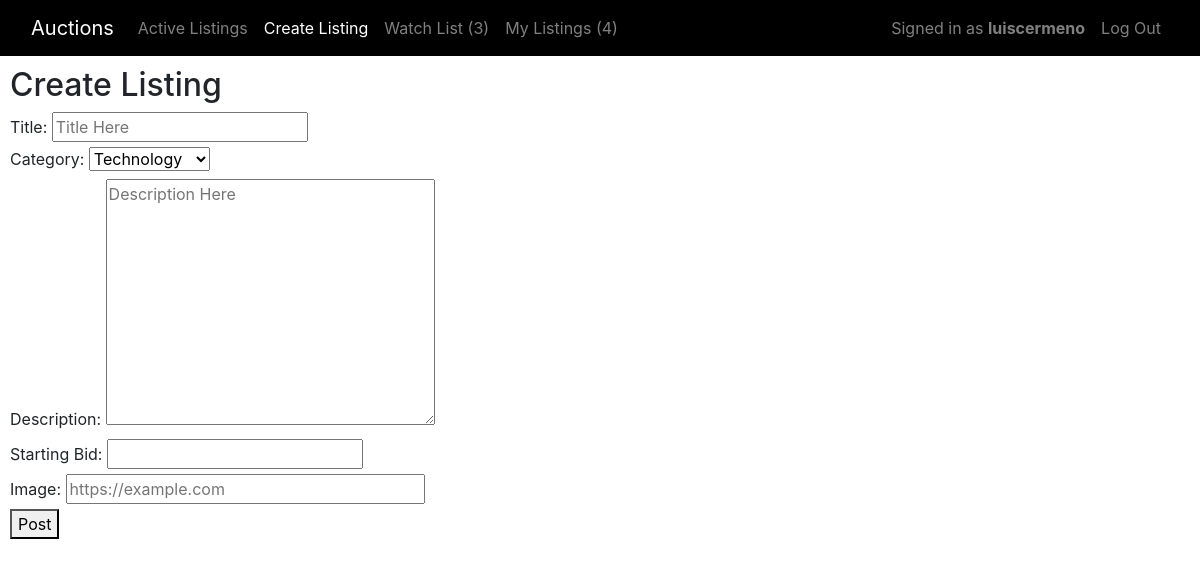
The page /create (signed in) on the database its author committed.
### auctions/models.py (models this page shows, shortened)
class User(AbstractUser):
    def __str__(self):
        return f"{self.username}"

class WatchList(models.Model):
    user = models.OneToOneField(User, on_delete=models.CASCADE, related_name='watchlist')
    listings = models.ManyToManyField(Listing, blank=True, related_name='listings')

### auctions/views.py (the view)
# urls.py: path("create", views.create, name="create"),
def create(request):
    if request.method == 'POST':
        category = Category.objects.get(name = request.POST['category'] )
        new_listing = Listing(title = request.POST['title'] , user = request.user, description = request.POST['description'], image = request.POST['image'], current_bid = float(request.POST['starting_bid']))
        new_listing.save()
        new_listing.categories.add(category)
        new_bid = Bid(listing = new_listing, user = request.user, value = float(request.POST['starting_bid']), date = datetime.datetime.now())
        new_bid.save()
        return HttpResponseRedirect(reverse("index"))
    else:
        return render(request, "auctions/create.html", {
            "categories": Category.objects.all()
        })

### auctions/models.py (called while the page is built)
    def __str__(self):
        return f"{self.name}"

### auctions/templates/auctions/create.html (shortened to what this page needs)
{% extends "auctions/layout.html" %}
{% block nav_item_create %}active{% endblock nav_item_create %}
{% block body %}
    {% if user.is_authenticated %}
    <h2>Create Listing</h2>
    <form action="{% url 'create' %}" method="POST">
        <div>
            <label>Title:</label>
            <input type="text" name="title" placeholder="Title Here">
        </div>
        <div>
            <label>Category:</label>
            <select name="category">
                {% for category in categories %}
                    <option value="{{ category.name }}">{{ category }}</option>
                {% endfor %}
            </select>
        </div>
        <div>
            <label>Description:</label>
            <textarea name="description" cols="30" rows="10" placeholder="Description Here"></textarea>
        </div>
        <div>
            <label>Starting Bid:</label>
            <input name="starting_bid" type="number" min="0" step="0.01">
        </div>
        <div>
            <label>Image:</label>
            <input name="image" type="url"  placeholder="https://example.com" pattern="https://.*" size="30" required>
        </div>
        <button type="submit">Post</button>
    </form>
    {% else %}
    Sign in to create a Listing!.
    {% endif %}
{% endblock %}

### auctions/templates/auctions/layout.html (shortened to what this page needs)
{% load static %}
<!DOCTYPE html>
<html lang="en">
    <head>
        <link rel="stylesheet" href="https://stackpath.bootstrapcdn.com/bootstrap/4.4.1/css/bootstrap.min.css">
        <link href="{% static 'auctions/styles.css' %}" rel="stylesheet">
    </head>
    <body>
        <nav class="navbar navbar-expand-lg navbar-dark sticky-top">
            <div class="container-fluid">
                <a class="navbar-brand" href="{% url 'index' %}">Auctions</a>
                <div class="collapse navbar-collapse" id="navbarNavAltMarkup">
                    <ul class="navbar-nav mr-auto">
                        <li class="nav-item {% block nav_item_listings %}{% endblock nav_item_listings %}">
                            <a class="nav-link" aria-current="page" href="{% url 'index' %}">Active Listings</a>
                        </li>
                        {% if user.is_authenticated %}
                        <li class="nav-item {% block nav_item_create %}{% endblock nav_item_create %}">
                            <a class="nav-link" href="{% url 'create' %}">Create Listing</a>
                        </li>
                        <li class="nav-item {% block nav_item_watchlist %}{% endblock nav_item_watchlist %}">
                            <a class="nav-link" href="{% url 'watchlist' %}">
                                Watch List
                                <span>
                                {% if user.watchlist.listings.all.count > 0 %}
                                    ({{ user.watchlist.listings.all.count}})
                                {% else %}
                                    (0)
                                {% endif %}
                                </span>
                            </a>
                        </li>
                        <li class="nav-item {% block nav_item_myListings %}{% endblock nav_item_myListings %}">
                            <a class="nav-link" href="{% url 'myListings' %}">
                                My Listings
                                <span>
                                    {% if user.listings.all.count > 0 %}
                                        ({{ user.listings.all.count}})
                                    {% else %}
                                        (0)
                                    {% endif %}
                                </span>
                            </a>
                        </li>
                        {% endif %}
                    </ul>
                    <ul class="navbar-nav ml-auto">
                        {% if user.is_authenticated %}
                        <li class="nav-item">
                            <a class="nav-link" href="#">
                                    Signed in as <strong>{{ user.username }}</strong>
                            </a>
                        </li>
                        <li class="nav-item">
                            <a class="nav-link" href="{% url 'logout' %}">Log Out</a>
                        </li>
                        {% endif %}
                    </ul>
                </div>
            </div>
        </nav>
        <div class="main">
        {% block body %}
        {% endblock %}
        </div>
    </body>
</html>

### auctions/static/auctions/styles.css (style rules this page uses)
.main { padding: 10px; }
.navbar { background-color: black; }

### rows shown on the page
User: watchlist.listings.all.count "3", listings.all.count "4", username "luiscermeno"

### other values the page prints
form field category "Technology"
